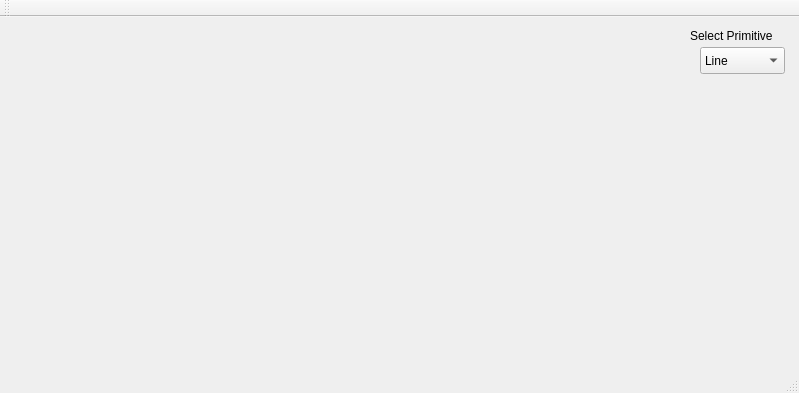
<?xml version="1.0" encoding="UTF-8"?>
<ui version="4.0">
 <class>MainWindow</class>
 <widget class="QMainWindow" name="MainWindow">
  <property name="geometry">
   <rect>
    <x>0</x>
    <y>0</y>
    <width>799</width>
    <height>393</height>
   </rect>
  </property>
  <property name="windowTitle">
   <string>MainWindow</string>
  </property>
  <widget class="QWidget" name="centralWidget">
   <widget class="QComboBox" name="comboBox">
    <property name="geometry">
     <rect>
      <x>700</x>
      <y>30</y>
      <width>85</width>
      <height>27</height>
     </rect>
    </property>
    <item>
     <property name="text">
      <string>Line</string>
     </property>
    </item>
    <item>
     <property name="text">
      <string>Rectangle</string>
     </property>
    </item>
    <item>
     <property name="text">
      <string>Ellipse</string>
     </property>
    </item>
   </widget>
   <widget class="QLabel" name="label">
    <property name="geometry">
     <rect>
      <x>690</x>
      <y>10</y>
      <width>111</width>
      <height>17</height>
     </rect>
    </property>
    <property name="text">
     <string>Select Primitive</string>
    </property>
   </widget>
  </widget>
  <widget class="QToolBar" name="mainToolBar">
   <attribute name="toolBarArea">
    <enum>TopToolBarArea</enum>
   </attribute>
   <attribute name="toolBarBreak">
    <bool>false</bool>
   </attribute>
  </widget>
  <widget class="QStatusBar" name="statusBar"/>
  <widget class="QMenuBar" name="menuBar">
   <property name="geometry">
    <rect>
     <x>0</x>
     <y>0</y>
     <width>799</width>
     <height>25</height>
    </rect>
   </property>
  </widget>
  <action name="actionOpen">
   <property name="text">
    <string>Open</string>
   </property>
  </action>
  <action name="actionSave_As">
   <property name="text">
    <string>Save As</string>
   </property>
  </action>
  <action name="actionClose">
   <property name="text">
    <string>Close</string>
   </property>
  </action>
  <action name="actionColor">
   <property name="text">
    <string>Color</string>
   </property>
  </action>
  <action name="actionWidth">
   <property name="text">
    <string>Width</string>
   </property>
  </action>
 </widget>
 <layoutdefault spacing="6" margin="11"/>
 <resources/>
 <connections>
  <connection>
   <sender>actionClose</sender>
   <signal>triggered()</signal>
   <receiver>MainWindow</receiver>
   <slot>close()</slot>
   <hints>
    <hint type="sourcelabel">
     <x>-1</x>
     <y>-1</y>
    </hint>
    <hint type="destinationlabel">
     <x>199</x>
     <y>149</y>
    </hint>
   </hints>
  </connection>
 </connections>
</ui>
